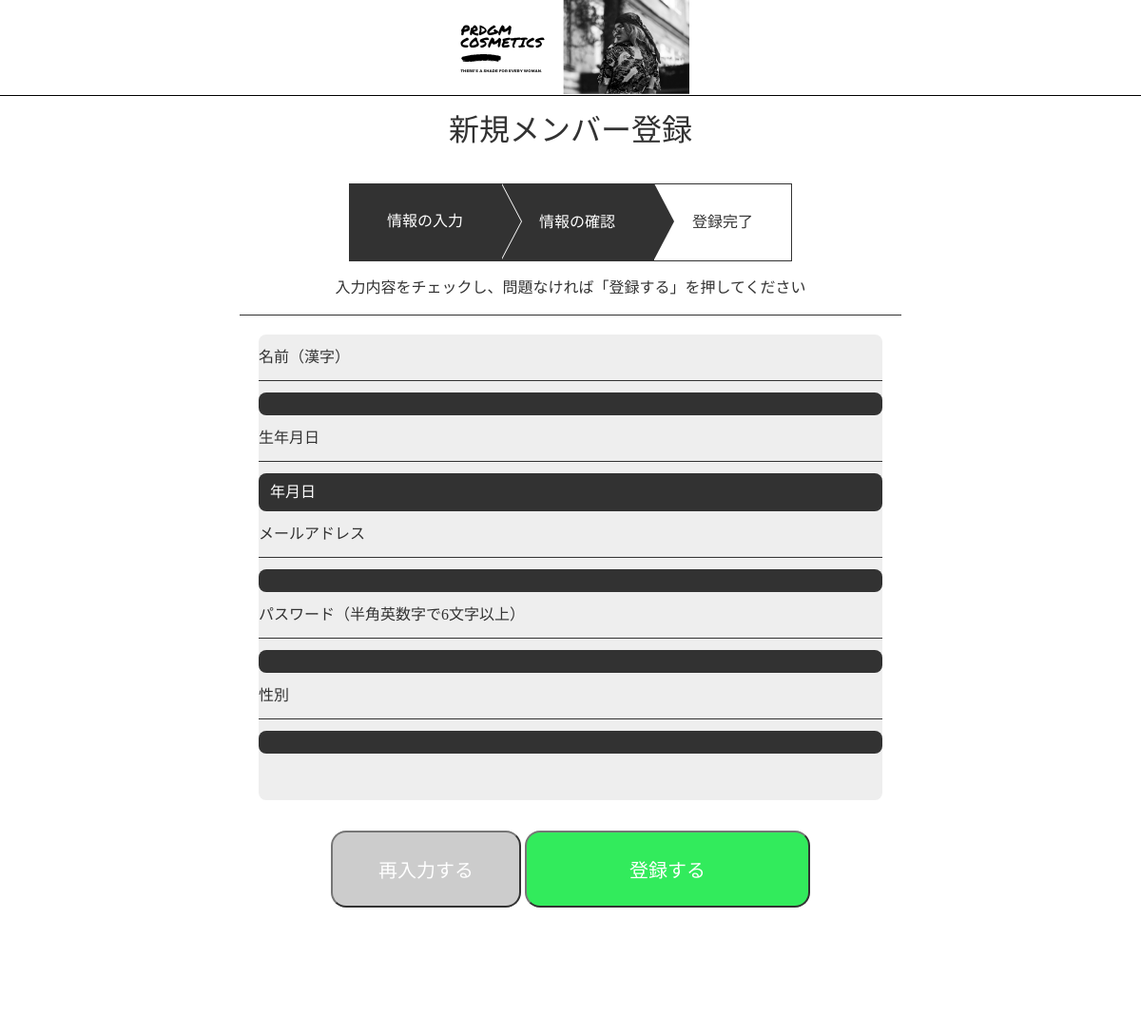
Screenshot of /member/check.php with the database file from the repository.
### tables this page shows
CREATE TABLE `dtb_form` (
  `form_id` int(11) NOT NULL COMMENT 'フォームID',
  `form_name` text COMMENT '呼び出す際の名前',
  `form_html` text,
  `form_text` text NOT NULL,
  PRIMARY KEY (`form_id`)
);

### member/check.php (called while the page is built)
<?php
  require_once(dirname(__FILE__) . '/../controller/member/register_check.php');
?>

### model/db/dbconnect.php (called while the page is built, shortened)
<?php
	Class DBconnect{
		function DatabaseConnect(){
			$mysqli = new mysqli(DB_HOST, DB_USER, DB_PASS, DB_NAME);
			return $mysqli;
		}
		function GetForm(){
			$mysqli = $this->DatabaseConnect();
			$dbSQL			= 'SELECT * ';
			$dbSQL 	 	 .= '	FROM ' . DTB_FORM;
			if ($retData = $mysqli->query($dbSQL)) {
				$i = 0;
    		while ($row = $retData->fetch_assoc()) {
					$sqlData[$i] = $row;
					$i++;
    		}
			}
			return $sqlData;
		}
	}
?>

### view/member/view_register_check.php (the view, shortened to what this page needs)
  <div id="register_form_area">
    <h1>新規メンバー登録</h1>
    <div class="form_stage">
      <span class="input_stage">情報の入力</span>
      <span class="check_stage">情報の確認</span>
      <span class="thank_stage">登録完了</span>
    </div>
    <p class="form_message">入力内容をチェックし、問題なければ「登録する」を押してください</p>
    <form action="" method="post" id="register_form">
      <div id="input_area_wrapper">
        <div class="input_area">
          <p class="<?php echo $arrData['GetFormData'][0]['form_name']; ?>"><?php echo $arrData['GetFormData'][0]['form_text']; ?></p>
          <div class="check_area"><?php echo $arrData['postData']['name1']; ?></div>
        </div>
        <div class="input_area">
          <p class="birth_all">生年月日</p>
          <div class="check_area"><?php echo $arrData['postData']['birth_year'] . '年' . $arrData['postData']['birth_month'] . '月' . $arrData['postData']['birth_day'] . '日'; ?></div>
        </div>
        <div class="input_area">
          <p class="<?php echo $arrData['GetFormData'][5]['form_name']; ?>"><?php echo $arrData['GetFormData'][5]['form_text']; ?></p>
          <div class="check_area"><?php echo $arrData['postData']['mail']; ?></div>
        </div>
        <div class="input_area">
          <p class="<?php echo $arrData['GetFormData'][6]['form_name']; ?>"><?php echo $arrData['GetFormData'][6]['form_text']; ?></p>
          <div class="check_area"><?php echo $arrData['postData']['password']; ?></div>
        </div>
        <div class="input_area">
          <p class="<?php echo $arrData['GetFormData'][8]['form_name']; ?>"><?php echo $arrData['GetFormData'][8]['form_text']; ?></p>
          <div class="check_area"><?php echo $arrData['postData']['w_m_text']; ?></div>
        </div>
      </div>
      <div class="submit">
        <button onclick="submitAction('/member/reapply.php')" id="back">再入力する</button>
        <button onclick="submitAction('/member/thanks.php')" id="submit">登録する</button>
      </div>
    </form>
  </div>
</body>

### css/member/register_check.css (style rules this page uses)
#register_form_area { width: 820px; margin: 0 auto 20px; background-color: #ffffff; opacity: 0.8; border-radius: 16px; padding-bottom: 112px; }
#register_form_area h1 { width: 80%; color: #000000; text-align: center; font-size: 32px; font-weight: 400; padding: 20px; margin: 0 auto 20px; }
#register_form_area .form_stage { width: 60%; margin: 0 auto; display: flex; -moz-display: flex; -webkit-display: flex; justify-content: center; position: relative; }
#register_form_area .form_stage span { padding: 32px 40px; background-color: #ffffff; color: #000000; box-sizing: border-box; }
#register_form_area .form_stage .input_stage, #register_form_area .form_stage .check_stage { background-color: #000000; color: #ffffff; }
#register_form_area .form_stage .input_stage::after, #register_form_area .form_stage .check_stage::after { content: ""; border-left: 21px solid #000000; border-top: 40px solid transparent; border-bottom: 40px solid transparent; position: absolute; top: 0; z-index: 2; }
#register_form_area .form_stage .input_stage::before { content: ""; border-left: 21px solid #ffffff; border-top: 40px solid transparent; border-bottom: 40px solid transparent; position: absolute; top: 0; left: 174px; z-index: 1; }
#register_form_area .form_stage .input_stage::after { left: 173px; }
#register_form_area .form_stage .check_stage, #register_form_area .form_stage .thank_stage { border-top: 1px solid #000000; border-right: 1px solid #000000; border-bottom: 1px solid #000000; }
#register_form_area .form_stage .check_stage::after { left: 334px; }
#register_form_area p.form_message { width: 80%; border-bottom: 1px solid #000000; margin: 0 auto 20px; padding: 20px; font-weight: 300; text-align: center; }
#register_form_area #input_area_wrapper { width: 80%; background-color: #EBEBEB; margin: 0 auto 32px; border-radius: 8px; padding-bottom: 49px; }
#register_form_area #input_area_wrapper .input_area p { padding: 16px 0; border-bottom: 1px solid #000000; }
#register_form_area #input_area_wrapper .input_area .check_area { padding: 12px; color: #ffffff; background-color: #000000; margin-top: 12px; border-radius: 8px; }
.submit { margin: 0 auto; text-align: center; }
.submit button { padding: 24px 32px; font-size: 20px; border-radius: 16px; transition: all 0.6s ease; cursor: pointer; }
.submit #submit { background-color: #00E734; color: #fff; width: 300px; }
.submit #back { background-color: #c0c0c0; color: #ffffff; width: 200px; }

### rows the page displays
dtb_form: form_text "名前（漢字）"
dtb_form: form_text "メールアドレス"
dtb_form: form_text "パスワード（半角英数字で6文字以上）"
dtb_form: form_text "性別"
